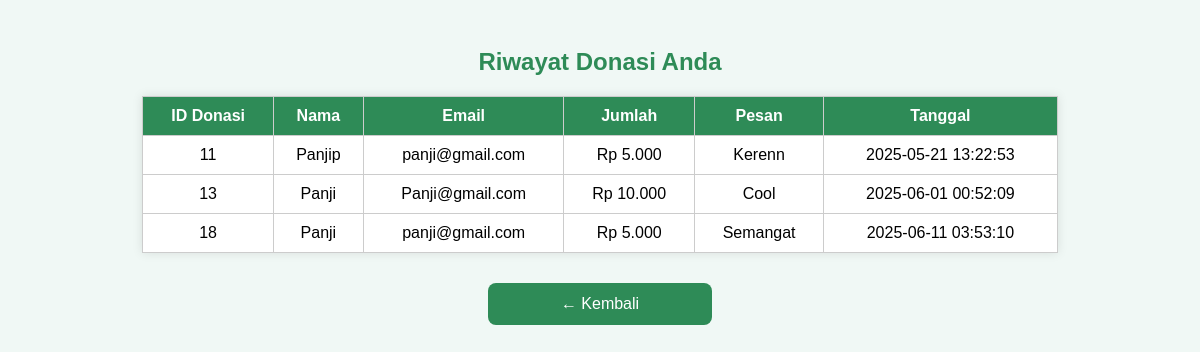
Page /donation/donation_history.php (signed in) on the committed database.
### tables this page shows
CREATE TABLE `donations` (
  `id` int(11) NOT NULL,
  `name` varchar(100) DEFAULT NULL,
  `email` varchar(100) DEFAULT NULL,
  `message` text DEFAULT NULL,
  `amount` decimal(10,2) NOT NULL,
  `payment_method` varchar(50) NOT NULL,
  `created_at` timestamp NOT NULL DEFAULT current_timestamp(),
  `user_id` int(11) NOT NULL
);

### donation/donation_history.php (the view, shortened to what this page needs)
<?php
include 'db.php';
$email = $_SESSION['email'];
$sql_donation = "SELECT * FROM donations WHERE email = '$email'";
$result_donation = mysqli_query($conn, $sql_donation);
?>
<!DOCTYPE html>
<html lang="id">
<head>
</head>
<body>
    <h2>Riwayat Donasi Anda</h2>
    <table>
        <tr>
            <th>ID Donasi</th>
            <th>Nama</th>
            <th>Email</th>
            <th>Jumlah</th>
            <th>Pesan</th>
            <th>Tanggal</th>
        </tr>
        <?php if ($result_donation && mysqli_num_rows($result_donation) > 0): ?>
            <?php while ($row = mysqli_fetch_assoc($result_donation)): ?>
            <tr>
                <td><?= htmlspecialchars($row['id']) ?></td>
                <td><?= htmlspecialchars($row['name']) ?></td>
                <td><?= htmlspecialchars($row['email']) ?></td>
                <td>Rp <?= number_format($row['amount'], 0, ',', '.') ?></td>
                <td><?= htmlspecialchars($row['message']) ?></td>
                <td><?= htmlspecialchars($row['created_at']) ?></td>
            </tr>
            <?php endwhile; ?>
        <?php else: ?>
            <tr>
                <td colspan="6">Belum ada donasi.</td>
            </tr>
        <?php endif; ?>
    </table>
        <a href="donation.php" class="back-button">← Kembali</a>
</body>
</html>

### donation/donation_history.php (style rules this page uses)
body { font-family: Arial, sans-serif; background: #f0f8f5; padding: 20px; }
h2 { text-align: center; color: #2e8b57; }
table { width: 60%; margin: 0 auto; border-collapse: collapse; background-color: #ffffff; box-shadow: 0 0 10px rgba(0,0,0,0.1); }
th, td { padding: 12px 16px; text-align: left; border-bottom: 1px solid #ddd; }
th { background-color: #2e8b57; color: white; }
.back-button { display: block; width: 200px; margin: 30px auto 0; padding: 12px; background-color: #2e8b57; color: white; text-align: center; text-decoration: none; border-radius: 8px; transition: background-color 0.3s ease; }
table { border-collapse: collapse; width: 80%; margin: auto; }
th, td { padding: 10px; border: 1px solid #ccc; text-align: center; }
h2 { text-align: center; }

### rows in the picture
donations: id "11", name "Panjip", email "panji@gmail.com", amount "5.000", message "Kerenn", created_at "2025-05-21 13:22:53"
donations: id "13", name "Panji", email "Panji@gmail.com", amount "10.000", message "Cool", created_at "2025-06-01 00:52:09"
donations: id "18", name "Panji", email "panji@gmail.com", amount "5.000", message "Semangat", created_at "2025-06-11 03:53:10"
